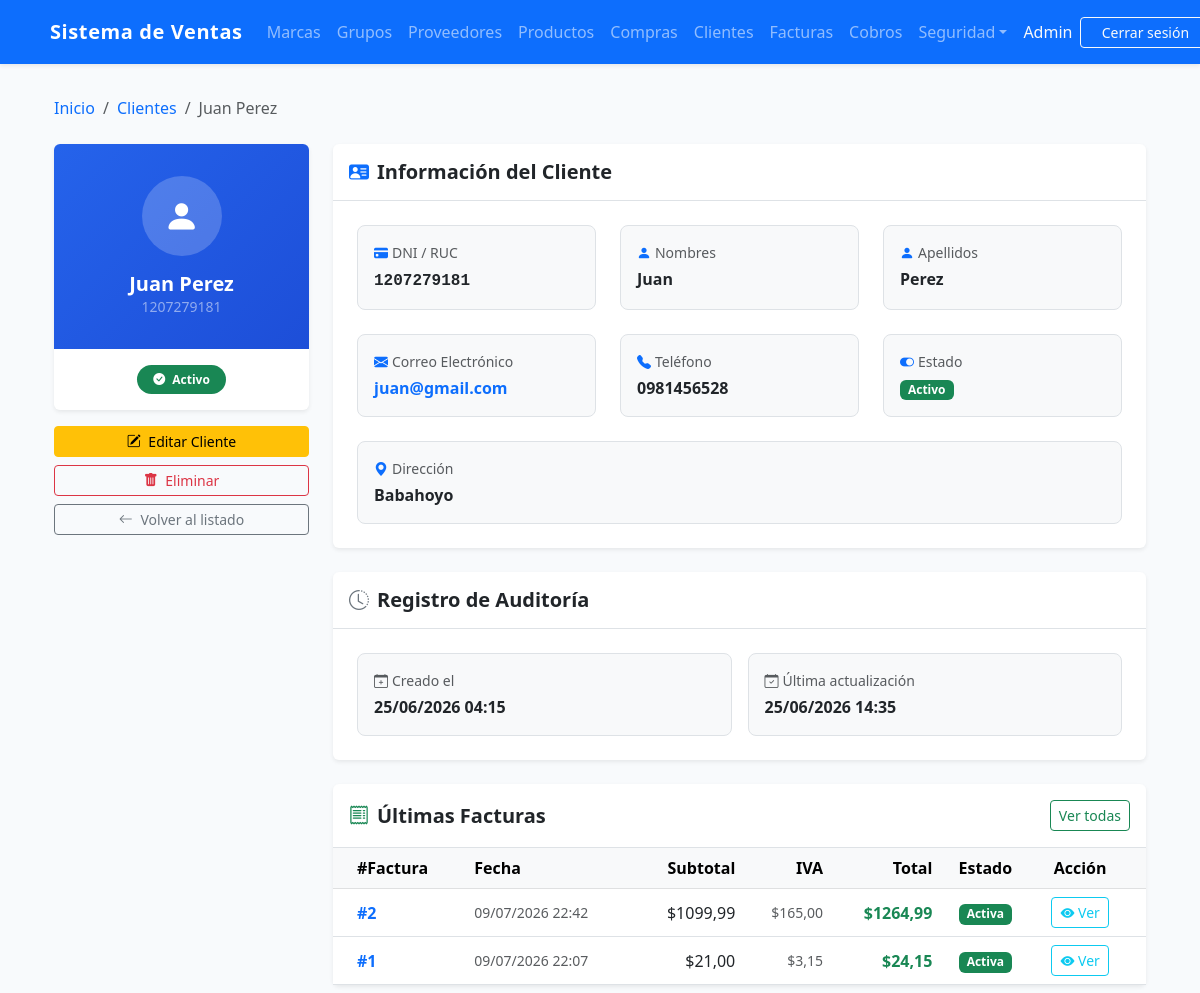
/customers/4/ (signed in), run on an earlier commit of the app's database.
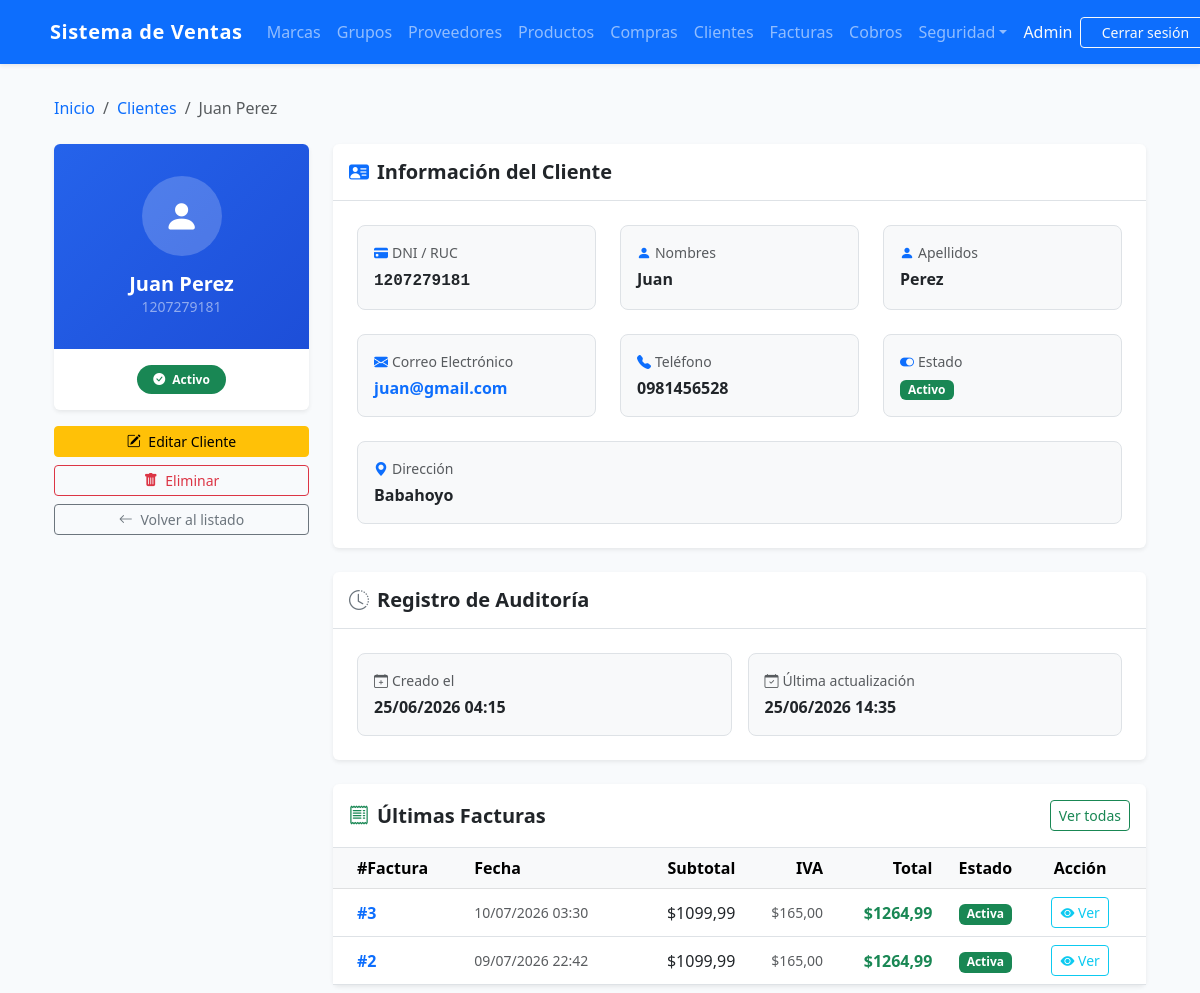
And on a later commit of the database.
### billing/models.py (models this page shows, shortened)
class Invoice(models.Model):
    TIPO_PAGO = [
        ('contado', 'Contado'),
        ('credito', 'Crédito'),
    ]
    ESTADO = [
        ('PENDIENTE', 'Pendiente'),
        ('PAGADA', 'Pagada'),
        ('ANULADA', 'Anulada'),
    ]
    customer = models.ForeignKey(Customer, on_delete=models.PROTECT, related_name='Facturas', verbose_name='Cliente')
    invoice_date = models.DateTimeField(auto_now_add=True, verbose_name='Fecha de Factura')
    subtotal = models.DecimalField(max_digits=12, decimal_places=2, default=0, verbose_name='Subtotal')
    tax = models.DecimalField(max_digits=12, decimal_places=2, default=0, verbose_name='Impuesto')
    total = models.DecimalField(max_digits=12, decimal_places=2, default=0, verbose_name='Total')
    tipo_pago = models.CharField(max_length=10, choices=TIPO_PAGO, default='contado', verbose_name='Tipo de Pago')
    saldo = models.DecimalField(max_digits=12, decimal_places=2, default=0, verbose_name='Saldo Pendiente')
    estado = models.CharField(max_length=10, choices=ESTADO, default='PENDIENTE', verbose_name='Estado')
    is_active = models.BooleanField(default=True, verbose_name='Activa')
    class Meta:
        ordering = ['-invoice_date']

### billing/views.py (the view)
# urls.py: path('customers/<int:pk>/', views.CustomerDetailView.as_view(), name='customer_detail'),
class CustomerDetailView(LoginRequiredMixin,GroupRequiredMixin, DetailView):
    group_required = ['Administrador', 'Vendedor']
    model = Customer
    template_name = 'billing/customer_detail.html'
    context_object_name = 'customer'
    def get_context_data(self, **kwargs):
        ctx = super().get_context_data(**kwargs)
        ctx['invoices'] = self.object.Facturas.select_related('customer').order_by('-invoice_date')[:10]
        return ctx

### billing/models.py (called while the page is built)
    @property
    def full_name(self): return f'{self.first_name} {self.last_name}'

### security/templatetags/security_tags.py (called while the page is built)
@register.filter(name='has_group')
def has_group(user, group_name):
    if not user.is_authenticated:
        return False
    if user.is_superuser:      # el superusuario ve todo
        return True
    return user.groups.filter(name=group_name).exists()

### shared/mixins.py (called while the page is built)
    def dispatch(self, request, *args, **kwargs):
        if not request.user.is_authenticated:
            return redirect('login')
        if request.user.is_superuser:
            return super().dispatch(request, *args, **kwargs)
        if request.user.groups.filter(name__in=self.group_required).exists():
            return super().dispatch(request, *args, **kwargs)
        messages.error(request, self.group_error_message)
        return redirect(self.group_redirect_url)

### billing/templates/billing/customer_detail.html (shortened to what the changed rows need)
{% extends 'billing/base.html' %}
{% block content %}
<div class="container py-2">
  <div class="row g-4">
    <div class="col-md-8 col-lg-9">
      <div class="card shadow-sm border-0">
        <div class="card-body p-0">
          {% if invoices %}
            <div class="table-responsive">
              <table class="table table-hover align-middle mb-0">
                <thead class="table-light">
                  <tr>
                    <th class="ps-4">#Factura</th>
                    <th>Fecha</th>
                    <th class="text-end">Subtotal</th>
                    <th class="text-end">IVA</th>
                    <th class="text-end">Total</th>
                    <th class="text-center">Estado</th>
                    <th class="text-center pe-4">Acción</th>
                  </tr>
                </thead>
                <tbody>
                  {% for inv in invoices %}
                  <tr>
                    <td class="ps-4 fw-bold text-primary">#{{ inv.id }}</td>
                    <td class="text-muted small">{{ inv.invoice_date|date:"d/m/Y H:i" }}</td>
                    <td class="text-end">${{ inv.subtotal }}</td>
                    <td class="text-end text-muted small">${{ inv.tax }}</td>
                    <td class="text-end fw-bold text-success">${{ inv.total }}</td>
                    <td class="text-center">
                      {% if inv.is_active %}
                        <span class="badge bg-success">Activa</span>
                      {% else %}
                        <span class="badge bg-secondary">Inactiva</span>
                      {% endif %}
                    </td>
                    <td class="text-center pe-4">
                      <a href="{% url 'billing:invoice_detail' inv.pk %}" class="btn btn-sm btn-outline-info">
                        <i class="bi bi-eye-fill"></i> Ver
                      </a>
                    </td>
                  </tr>
                  {% endfor %}
                </tbody>
              </table>
            </div>
          {% else %}
            <div class="text-center py-5 text-muted">
              <i class="bi bi-receipt" style="font-size: 2.5rem; opacity: 0.3;"></i>
              <p class="mt-2 mb-0">Este cliente no tiene facturas registradas.</p>
            </div>
          {% endif %}
        </div>
      </div>
    </div>
  </div>
</div>
{% endblock %}

What changed in the data, as far as the page shows it:
removed Invoice: id "1", invoice_date "09/07/2026 22:07", subtotal "21,00", tax "3,15", total "24,15", is_active "Activa"
added Invoice: id "3", invoice_date "10/07/2026 03:30", subtotal "1099,99", tax "165,00", total "1264,99", is_active "Activa"
